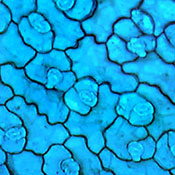
#> input picture Material de lectura Clase III/Python_Restauracion/Fish_Scale_BF.png, 175 x 175 px
$ python PI_03b_Restauracion_Filtro_unsharp_interactivo.py
#> lines starting #> are read from the running program, lines starting #| are printed output that depends on the picture
import cv2
import numpy as np

# CONSTANTES
C_RANGE = np.linspace(5/9, 1, 400)
C_RANGE = C_RANGE[::-1]
D_RANGE = np.linspace(0.5, 5, 400)

def update(_):
    # --- Obtengo parámetros de la GUI -----------------------------
    _desv = cv2.getTrackbarPos("Desviación Standard", "Filtrado Unsharp")
    _peso = cv2.getTrackbarPos("Peso", "Filtrado Unsharp")
    # --- Proceso --------------------------------------------------
    # ===========================================================
    # Filtro Unsharp:
    #
    #    F = c/(2c-1) * I  +  (1-c)/(2c-1) * U
    #
    # donde U es la imagen I suavizada con filtro Gaussiano.
    #
    # Parámetros:
    #   w:      Tamaño del kernel (Filtro Gaussiano)
    #   sigma:  Desviación std (Filtro Gaussiano)
    #   c:      Peso en la combinación
    # ===========================================================
    w = 9
    desv = D_RANGE[_desv]
    C = C_RANGE[_peso]
    print(f"Desvio: {desv:6.3f} ({_desv})  -  Peso: {C:6.3f} ({_peso})   -  kernel_size: {w}")
    img_blur = cv2.GaussianBlur(source_img, ksize=(w, w), sigmaX=desv, sigmaY=desv)
    img_modif = (C/(2*C-1))*source_img - ((1-C)/(2*C-1))*img_blur
    # --- Actualizo ------------------------------------------------
    cv2.imshow("Filtrado Unsharp", img_modif)
    cv2.resizeWindow("Filtrado Unsharp", 675, img_modif.shape[1])

# --- Imagen de entrada ----------------------------------------------------
src_path = "Fish_Scale_BF.png"
# src_path = "Pine_Cone_Tissue.png"
source_img = cv2.imread(src_path, cv2.IMREAD_COLOR)
#> source_img is the input picture: shape (175, 175, 3); mean B, G, R 216.8, 162.6, 15.7
source_img = np.float32(source_img)/255.0   # Conversión a float
cv2.imshow("Imagen Original", source_img)

# --- GUI ------------------------------------------------------------------
cv2.namedWindow("Filtrado Unsharp",cv2.WINDOW_AUTOSIZE)
cv2.createTrackbar("Desviación Standard", "Filtrado Unsharp", 0, 399, update)
#> slider 'Desviación Standard' is set to 100
cv2.createTrackbar("Peso", "Filtrado Unsharp", 0, 399, update)
#> slider 'Peso' is set to 100

# --- Loop hasta presionar ESC. -------------------------------------------
update(None)
#> in update, `img_blur = cv2.GaussianBlur(source_img, ksize=(w, w), sigmaX=desv, sig..`:
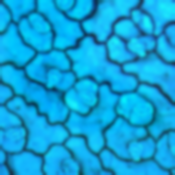
#> img_blur: shape (175, 175, 3) float32; mean B, G, R 0.85, 0.638, 0.0616
while True:
    ch = cv2.waitKey()
#> (key Esc is pressed here)
    if ch == 27:
        break
    if ch == ord(" "):
        defocus = not defocus
        update(None)

$ run again, with Material de lectura Clase III/Python_Restauracion/Pine_Cone_Tissue.png copied over Material de lectura Clase III/Python_Restauracion/Fish_Scale_BF.png
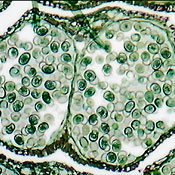
#> input picture Material de lectura Clase III/Python_Restauracion/Pine_Cone_Tissue.png, 175 x 175 px
#> source_img is the input picture: shape (175, 175, 3); mean B, G, R 144.3, 164.2, 144.9
#> in update, `img_blur = cv2.GaussianBlur(source_img, ksize=(w, w), sigmaX=desv, sig..`:
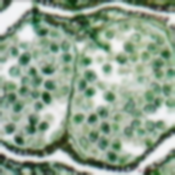
#> img_blur: shape (175, 175, 3) float32; mean B, G, R 0.567, 0.645, 0.569

$ run again, with Material de lectura Clase III/Python_Restauracion/cameraman.tif saved as Material de lectura Clase III/Python_Restauracion/Fish_Scale_BF.png
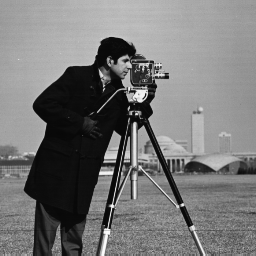
#> input picture Material de lectura Clase III/Python_Restauracion/cameraman.tif, 256 x 256 px
#> source_img is the input picture: shape (256, 256, 3); min 7, max 253, mean 118.7
#> in update, `img_blur = cv2.GaussianBlur(source_img, ksize=(w, w), sigmaX=desv, sig..`:
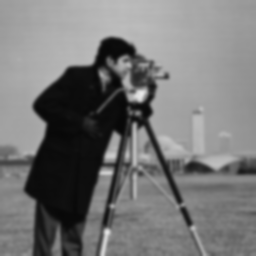
#> img_blur: shape (256, 256, 3) float32; min 0.031, max 0.911, mean 0.466
